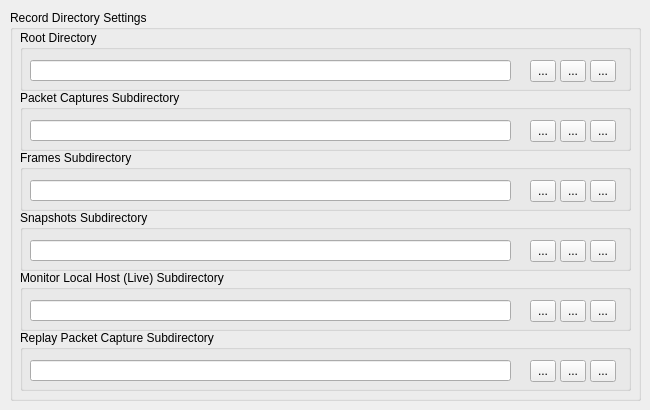
   <widget class="QWidget" name="recordDirectoryTab">
    <property name="accessibleName">
     <string/>
    </property>
    <attribute name="title">
     <string>Record Settings</string>
    </attribute>
    <widget class="QGroupBox" name="recordSettingsGroupBox">
     <property name="geometry">
      <rect>
       <x>10</x>
       <y>10</y>
       <width>631</width>
       <height>391</height>
      </rect>
     </property>
     <property name="title">
      <string>Record Directory Settings</string>
     </property>
     <widget class="QGroupBox" name="rootDirGroupBox">
      <property name="geometry">
       <rect>
        <x>10</x>
        <y>20</y>
        <width>611</width>
        <height>61</height>
       </rect>
      </property>
      <property name="toolTip">
       <string>The root directory where all other recording subdirectories will be based</string>
      </property>
      <property name="title">
       <string>Root Directory</string>
      </property>
      <widget class="QLineEdit" name="rootDirLineEdit">
       <property name="geometry">
        <rect>
         <x>10</x>
         <y>30</y>
         <width>481</width>
         <height>21</height>
        </rect>
       </property>
      </widget>
      <widget class="QToolButton" name="rootDirSave">
       <property name="geometry">
        <rect>
         <x>510</x>
         <y>30</y>
         <width>26</width>
         <height>22</height>
        </rect>
       </property>
       <property name="toolTip">
        <string>Save the current setting to disk</string>
       </property>
       <property name="text">
        <string>...</string>
       </property>
       <property name="icon">
        <iconset>
         <normalon>:/icons/images/stock_calc-accept.png</normalon>
        </iconset>
       </property>
      </widget>
      <widget class="QToolButton" name="rootDirUndo">
       <property name="geometry">
        <rect>
         <x>540</x>
         <y>30</y>
         <width>26</width>
         <height>22</height>
        </rect>
       </property>
       <property name="toolTip">
        <string>Read the value of this setting from disk.</string>
       </property>
       <property name="text">
        <string>...</string>
       </property>
       <property name="icon">
        <iconset>
         <normalon>:/icons/images/undo.png</normalon>
        </iconset>
       </property>
      </widget>
      <widget class="QToolButton" name="rootDirReset">
       <property name="geometry">
        <rect>
         <x>570</x>
         <y>30</y>
         <width>26</width>
         <height>22</height>
        </rect>
       </property>
       <property name="toolTip">
        <string>Reset this setting to its default.</string>
       </property>
       <property name="text">
        <string>...</string>
       </property>
       <property name="icon">
        <iconset>
         <normalon>:/icons/images/stock_media-rec.png</normalon>
        </iconset>
       </property>
      </widget>
     </widget>
     <widget class="QGroupBox" name="pcapsSubdirGroupBox">
      <property name="geometry">
       <rect>
        <x>10</x>
        <y>80</y>
        <width>611</width>
        <height>61</height>
       </rect>
      </property>
      <property name="toolTip">
       <string>The subdirectory where all packet captures will be saved to</string>
      </property>
      <property name="title">
       <string>Packet Captures Subdirectory</string>
      </property>
      <widget class="QLineEdit" name="pcapsSubdirLineEdit">
       <property name="geometry">
        <rect>
         <x>10</x>
         <y>30</y>
         <width>481</width>
         <height>21</height>
        </rect>
       </property>
      </widget>
      <widget class="QToolButton" name="pcapsSubdirSave">
       <property name="geometry">
        <rect>
         <x>510</x>
         <y>30</y>
         <width>26</width>
         <height>22</height>
        </rect>
       </property>
       <property name="toolTip">
        <string>Save the current setting to disk</string>
       </property>
       <property name="text">
        <string>...</string>
       </property>
       <property name="icon">
        <iconset>
         <normalon>:/icons/images/stock_calc-accept.png</normalon>
        </iconset>
       </property>
      </widget>
      <widget class="QToolButton" name="pcapsSubdirUndo">
       <property name="geometry">
        <rect>
         <x>540</x>
         <y>30</y>
         <width>26</width>
         <height>22</height>
        </rect>
       </property>
       <property name="toolTip">
        <string>Read the value of this setting from disk.</string>
       </property>
       <property name="text">
        <string>...</string>
       </property>
       <property name="icon">
        <iconset>
         <normalon>:/icons/images/undo.png</normalon>
        </iconset>
       </property>
      </widget>
      <widget class="QToolButton" name="pcapsSubDirReset">
       <property name="geometry">
        <rect>
         <x>570</x>
         <y>30</y>
         <width>26</width>
         <height>22</height>
        </rect>
       </property>
       <property name="toolTip">
        <string>Reset this setting to its default.</string>
       </property>
       <property name="text">
        <string>...</string>
       </property>
       <property name="icon">
        <iconset>
         <normalon>:/icons/images/stock_media-rec.png</normalon>
        </iconset>
       </property>
      </widget>
     </widget>
     <widget class="QGroupBox" name="framesSubdirGroupBox">
      <property name="geometry">
       <rect>
        <x>10</x>
        <y>140</y>
        <width>611</width>
        <height>61</height>
       </rect>
      </property>
      <property name="toolTip">
       <string>The subdirectory where video frames will be saved to</string>
      </property>
      <property name="title">
       <string>Frames Subdirectory</string>
      </property>
      <widget class="QLineEdit" name="framesSubdirLineEdit">
       <property name="geometry">
        <rect>
         <x>10</x>
         <y>30</y>
         <width>481</width>
         <height>21</height>
        </rect>
       </property>
      </widget>
      <widget class="QToolButton" name="framesSubdirSave">
       <property name="geometry">
        <rect>
         <x>510</x>
         <y>30</y>
         <width>26</width>
         <height>22</height>
        </rect>
       </property>
       <property name="toolTip">
        <string>Save the current setting to disk</string>
       </property>
       <property name="text">
        <string>...</string>
       </property>
       <property name="icon">
        <iconset>
         <normalon>:/icons/images/stock_calc-accept.png</normalon>
        </iconset>
       </property>
      </widget>
      <widget class="QToolButton" name="framesSubdirUndo">
       <property name="geometry">
        <rect>
         <x>540</x>
         <y>30</y>
         <width>26</width>
         <height>22</height>
        </rect>
       </property>
       <property name="toolTip">
        <string>Read the value of this setting from disk.</string>
       </property>
       <property name="text">
        <string>...</string>
       </property>
       <property name="icon">
        <iconset>
         <normalon>:/icons/images/undo.png</normalon>
        </iconset>
       </property>
      </widget>
      <widget class="QToolButton" name="framesSubDirReset">
       <property name="geometry">
        <rect>
         <x>570</x>
         <y>30</y>
         <width>26</width>
         <height>22</height>
        </rect>
       </property>
       <property name="toolTip">
        <string>Reset this setting to its default.</string>
       </property>
       <property name="text">
        <string>...</string>
       </property>
       <property name="icon">
        <iconset>
         <normalon>:/icons/images/stock_media-rec.png</normalon>
        </iconset>
       </property>
      </widget>
     </widget>
     <widget class="QGroupBox" name="snapshotsSubdirGroupBox">
      <property name="geometry">
       <rect>
        <x>10</x>
        <y>200</y>
        <width>611</width>
        <height>61</height>
       </rect>
      </property>
      <property name="toolTip">
       <string>The subdirectory where snapshots/screenshots will be saved to.</string>
      </property>
      <property name="title">
       <string>Snapshots Subdirectory</string>
      </property>
      <widget class="QLineEdit" name="snapshotsSubdirLineEdit">
       <property name="geometry">
        <rect>
         <x>10</x>
         <y>30</y>
         <width>481</width>
         <height>21</height>
        </rect>
       </property>
      </widget>
      <widget class="QToolButton" name="snapshotsSubdirSave">
       <property name="geometry">
        <rect>
         <x>510</x>
         <y>30</y>
         <width>26</width>
         <height>22</height>
        </rect>
       </property>
       <property name="toolTip">
        <string>Save the current setting to disk</string>
       </property>
       <property name="text">
        <string>...</string>
       </property>
       <property name="icon">
        <iconset>
         <normalon>:/icons/images/stock_calc-accept.png</normalon>
        </iconset>
       </property>
      </widget>
      <widget class="QToolButton" name="snapshotsSubdirUndo">
       <property name="geometry">
        <rect>
         <x>540</x>
         <y>30</y>
         <width>26</width>
         <height>22</height>
        </rect>
       </property>
       <property name="toolTip">
        <string>Read the value of this setting from disk.</string>
       </property>
       <property name="text">
        <string>...</string>
       </property>
       <property name="icon">
        <iconset>
         <normalon>:/icons/images/undo.png</normalon>
        </iconset>
       </property>
      </widget>
      <widget class="QToolButton" name="snapshotsSubDirReset">
       <property name="geometry">
        <rect>
         <x>570</x>
         <y>30</y>
         <width>26</width>
         <height>22</height>
        </rect>
       </property>
       <property name="toolTip">
        <string>Reset this setting to its default.</string>
       </property>
       <property name="text">
        <string>...</string>
       </property>
       <property name="icon">
        <iconset>
         <normalon>:/icons/images/stock_media-rec.png</normalon>
        </iconset>
       </property>
      </widget>
     </widget>
     <widget class="QGroupBox" name="liveSubdirGroupBox">
      <property name="geometry">
       <rect>
        <x>10</x>
        <y>260</y>
        <width>611</width>
        <height>61</height>
       </rect>
      </property>
      <property name="toolTip">
       <string>The subdirectory where packet captures, frames, and snapshots will be saved when using 'live' mode.</string>
      </property>
      <property name="title">
       <string>Monitor Local Host (Live) Subdirectory</string>
      </property>
      <widget class="QLineEdit" name="liveSubdirLineEdit">
       <property name="geometry">
        <rect>
         <x>10</x>
         <y>30</y>
         <width>481</width>
         <height>21</height>
        </rect>
       </property>
      </widget>
      <widget class="QToolButton" name="liveSubdirSave">
       <property name="geometry">
        <rect>
         <x>510</x>
         <y>30</y>
         <width>26</width>
         <height>22</height>
        </rect>
       </property>
       <property name="toolTip">
        <string>Save the current setting to disk</string>
       </property>
       <property name="text">
        <string>...</string>
       </property>
       <property name="icon">
        <iconset>
         <normalon>:/icons/images/stock_calc-accept.png</normalon>
        </iconset>
       </property>
      </widget>
      <widget class="QToolButton" name="liveSubdirUndo">
       <property name="geometry">
        <rect>
         <x>540</x>
         <y>30</y>
         <width>26</width>
         <height>22</height>
        </rect>
       </property>
       <property name="toolTip">
        <string>Read the value of this setting from disk.</string>
       </property>
       <property name="text">
        <string>...</string>
       </property>
       <property name="icon">
        <iconset>
         <normalon>:/icons/images/undo.png</normalon>
        </iconset>
       </property>
      </widget>
      <widget class="QToolButton" name="liveSubDirReset">
       <property name="geometry">
        <rect>
         <x>570</x>
         <y>30</y>
         <width>26</width>
         <height>22</height>
        </rect>
       </property>
       <property name="toolTip">
        <string>Reset this setting to its default.</string>
       </property>
       <property name="text">
        <string>...</string>
       </property>
       <property name="icon">
        <iconset>
         <normalon>:/icons/images/stock_media-rec.png</normalon>
        </iconset>
       </property>
      </widget>
     </widget>
     <widget class="QGroupBox" name="replaySubdirGroupBox">
      <property name="geometry">
       <rect>
        <x>10</x>
        <y>320</y>
        <width>611</width>
        <height>61</height>
       </rect>
      </property>
      <property name="toolTip">
       <string>The subdirectory where packet captures, frames, and snapshots will be saved to when operating in replay mode.</string>
      </property>
      <property name="title">
       <string>Replay Packet Capture Subdirectory</string>
      </property>
      <widget class="QLineEdit" name="replaySubdirLineEdit">
       <property name="geometry">
        <rect>
         <x>10</x>
         <y>30</y>
         <width>481</width>
         <height>21</height>
        </rect>
       </property>
      </widget>
      <widget class="QToolButton" name="replaySubdirSave">
       <property name="geometry">
        <rect>
         <x>510</x>
         <y>30</y>
         <width>26</width>
         <height>22</height>
        </rect>
       </property>
       <property name="toolTip">
        <string>Save the current setting to disk</string>
       </property>
       <property name="text">
        <string>...</string>
       </property>
       <property name="icon">
        <iconset>
         <normalon>:/icons/images/stock_calc-accept.png</normalon>
        </iconset>
       </property>
      </widget>
      <widget class="QToolButton" name="replaySubdirUndo">
       <property name="geometry">
        <rect>
         <x>540</x>
         <y>30</y>
         <width>26</width>
         <height>22</height>
        </rect>
       </property>
       <property name="toolTip">
        <string>Read the value of this setting from disk.</string>
       </property>
       <property name="text">
        <string>...</string>
       </property>
       <property name="icon">
        <iconset>
         <normalon>:/icons/images/undo.png</normalon>
        </iconset>
       </property>
      </widget>
      <widget class="QToolButton" name="replaySubDirReset">
       <property name="geometry">
        <rect>
         <x>570</x>
         <y>30</y>
         <width>26</width>
         <height>22</height>
        </rect>
       </property>
       <property name="toolTip">
        <string>Reset this setting to its default.</string>
       </property>
       <property name="text">
        <string>...</string>
       </property>
       <property name="icon">
        <iconset>
         <normalon>:/icons/images/stock_media-rec.png</normalon>
        </iconset>
       </property>
      </widget>
     </widget>
    </widget>
   </widget>
